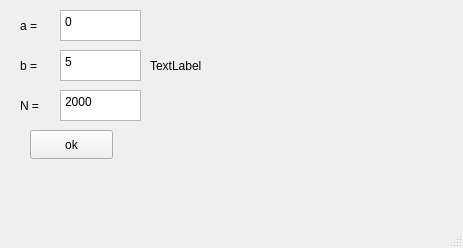
<?xml version="1.0" encoding="UTF-8"?>
<ui version="4.0">
 <class>MainWindow</class>
 <widget class="QMainWindow" name="MainWindow">
  <property name="geometry">
   <rect>
    <x>0</x>
    <y>0</y>
    <width>463</width>
    <height>248</height>
   </rect>
  </property>
  <property name="windowTitle">
   <string>MainWindow</string>
  </property>
  <widget class="QWidget" name="centralwidget">
   <widget class="QLabel" name="label">
    <property name="geometry">
     <rect>
      <x>20</x>
      <y>10</y>
      <width>51</width>
      <height>31</height>
     </rect>
    </property>
    <property name="text">
     <string>a =</string>
    </property>
   </widget>
   <widget class="QLabel" name="label_2">
    <property name="geometry">
     <rect>
      <x>20</x>
      <y>50</y>
      <width>51</width>
      <height>31</height>
     </rect>
    </property>
    <property name="text">
     <string>b =</string>
    </property>
   </widget>
   <widget class="QLabel" name="label_3">
    <property name="geometry">
     <rect>
      <x>20</x>
      <y>90</y>
      <width>51</width>
      <height>31</height>
     </rect>
    </property>
    <property name="text">
     <string>N =</string>
    </property>
   </widget>
   <widget class="QTextEdit" name="textEdit">
    <property name="geometry">
     <rect>
      <x>60</x>
      <y>10</y>
      <width>81</width>
      <height>31</height>
     </rect>
    </property>
    <property name="html">
     <string>&lt;!DOCTYPE HTML PUBLIC &quot;-//W3C//DTD HTML 4.0//EN&quot; &quot;http://www.w3.org/TR/REC-html40/strict.dtd&quot;&gt;
&lt;html&gt;&lt;head&gt;&lt;meta name=&quot;qrichtext&quot; content=&quot;1&quot; /&gt;&lt;meta charset=&quot;utf-8&quot; /&gt;&lt;style type=&quot;text/css&quot;&gt;
p, li { white-space: pre-wrap; }
hr { height: 1px; border-width: 0; }
li.unchecked::marker { content: &quot;\2610&quot;; }
li.checked::marker { content: &quot;\2612&quot;; }
&lt;/style&gt;&lt;/head&gt;&lt;body style=&quot; font-family:'Segoe UI'; font-size:9pt; font-weight:400; font-style:normal;&quot;&gt;
&lt;p style=&quot; margin-top:0px; margin-bottom:0px; margin-left:0px; margin-right:0px; -qt-block-indent:0; text-indent:0px;&quot;&gt;0&lt;/p&gt;&lt;/body&gt;&lt;/html&gt;</string>
    </property>
   </widget>
   <widget class="QTextEdit" name="textEdit_2">
    <property name="geometry">
     <rect>
      <x>60</x>
      <y>50</y>
      <width>81</width>
      <height>31</height>
     </rect>
    </property>
    <property name="html">
     <string>&lt;!DOCTYPE HTML PUBLIC &quot;-//W3C//DTD HTML 4.0//EN&quot; &quot;http://www.w3.org/TR/REC-html40/strict.dtd&quot;&gt;
&lt;html&gt;&lt;head&gt;&lt;meta name=&quot;qrichtext&quot; content=&quot;1&quot; /&gt;&lt;meta charset=&quot;utf-8&quot; /&gt;&lt;style type=&quot;text/css&quot;&gt;
p, li { white-space: pre-wrap; }
hr { height: 1px; border-width: 0; }
li.unchecked::marker { content: &quot;\2610&quot;; }
li.checked::marker { content: &quot;\2612&quot;; }
&lt;/style&gt;&lt;/head&gt;&lt;body style=&quot; font-family:'Segoe UI'; font-size:9pt; font-weight:400; font-style:normal;&quot;&gt;
&lt;p style=&quot; margin-top:0px; margin-bottom:0px; margin-left:0px; margin-right:0px; -qt-block-indent:0; text-indent:0px;&quot;&gt;5&lt;/p&gt;&lt;/body&gt;&lt;/html&gt;</string>
    </property>
   </widget>
   <widget class="QTextEdit" name="textEdit_3">
    <property name="geometry">
     <rect>
      <x>60</x>
      <y>90</y>
      <width>81</width>
      <height>31</height>
     </rect>
    </property>
    <property name="html">
     <string>&lt;!DOCTYPE HTML PUBLIC &quot;-//W3C//DTD HTML 4.0//EN&quot; &quot;http://www.w3.org/TR/REC-html40/strict.dtd&quot;&gt;
&lt;html&gt;&lt;head&gt;&lt;meta name=&quot;qrichtext&quot; content=&quot;1&quot; /&gt;&lt;meta charset=&quot;utf-8&quot; /&gt;&lt;style type=&quot;text/css&quot;&gt;
p, li { white-space: pre-wrap; }
hr { height: 1px; border-width: 0; }
li.unchecked::marker { content: &quot;\2610&quot;; }
li.checked::marker { content: &quot;\2612&quot;; }
&lt;/style&gt;&lt;/head&gt;&lt;body style=&quot; font-family:'Segoe UI'; font-size:9pt; font-weight:400; font-style:normal;&quot;&gt;
&lt;p style=&quot; margin-top:0px; margin-bottom:0px; margin-left:0px; margin-right:0px; -qt-block-indent:0; text-indent:0px;&quot;&gt;2000&lt;/p&gt;&lt;/body&gt;&lt;/html&gt;</string>
    </property>
   </widget>
   <widget class="QLabel" name="label_4">
    <property name="geometry">
     <rect>
      <x>150</x>
      <y>10</y>
      <width>221</width>
      <height>111</height>
     </rect>
    </property>
    <property name="text">
     <string>TextLabel</string>
    </property>
   </widget>
   <widget class="QPushButton" name="pushButton">
    <property name="geometry">
     <rect>
      <x>30</x>
      <y>130</y>
      <width>83</width>
      <height>29</height>
     </rect>
    </property>
    <property name="text">
     <string>ok</string>
    </property>
   </widget>
  </widget>
  <widget class="QMenuBar" name="menubar">
   <property name="geometry">
    <rect>
     <x>0</x>
     <y>0</y>
     <width>463</width>
     <height>25</height>
    </rect>
   </property>
  </widget>
  <widget class="QStatusBar" name="statusbar"/>
 </widget>
 <resources/>
 <connections/>
</ui>
